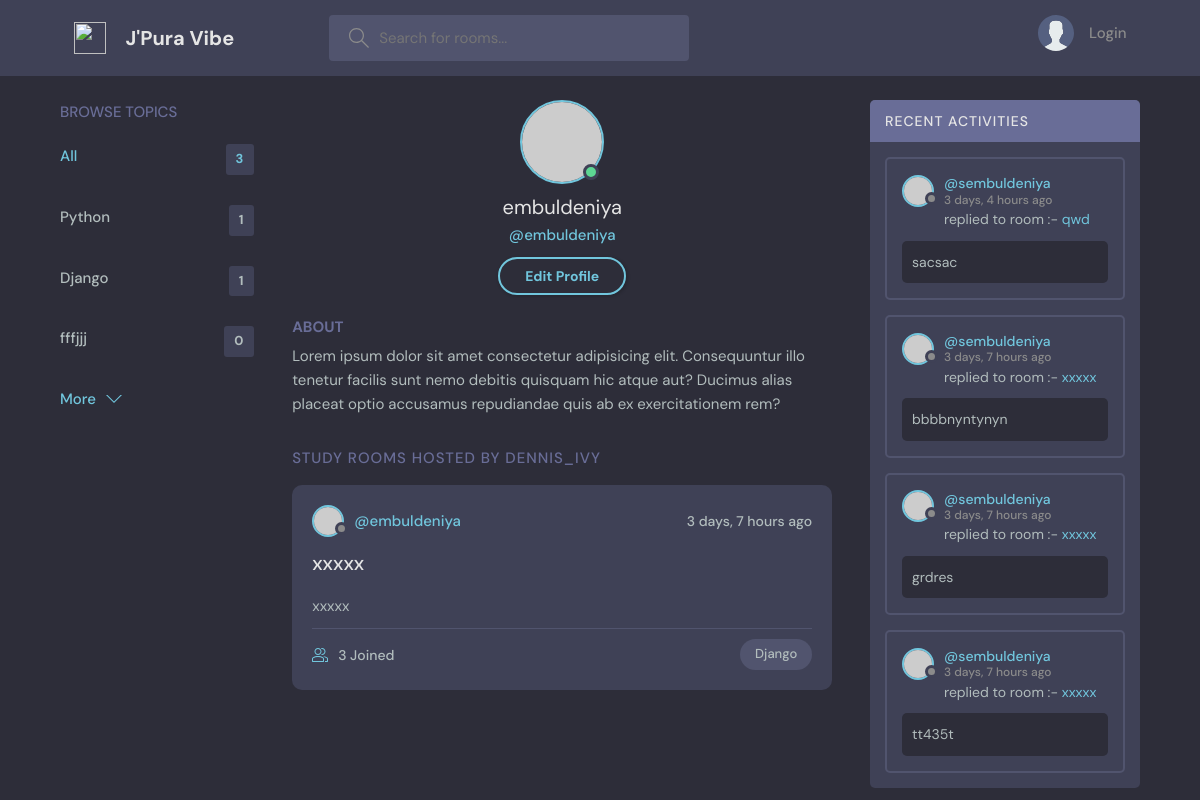
The page /profile/embuldeniya/ on the database its author committed.
### home/models.py (models this page shows, shortened)
class Topic(models.Model):
    name = models.CharField(max_length=200)

class Room(models.Model):
    host = models.ForeignKey(User, on_delete=models.CASCADE)
    topic = models.ForeignKey(Topic, on_delete=models.CASCADE)
    name = models.CharField(max_length=200)
    description = models.TextField(blank=True, null=True)
    participants = models.ManyToManyField(User, related_name='participants')
    updated = models.DateTimeField(auto_now=True)
    created = models.DateTimeField(auto_now_add=True)
    class Meta:
        ordering = ['-updated','-created']

class Message(models.Model):
    user = models.ForeignKey(User, on_delete=models.CASCADE)
    room = models.ForeignKey(Room, on_delete=models.CASCADE)
    body = models.TextField()
    updated = models.DateTimeField(auto_now=True)
    created = models.DateTimeField(auto_now_add=True)
    class Meta:
        ordering = ['-created']

### home/views.py (the view)
# urls.py: path('profile/<str:username>/', profile, name = 'profile'),
def profile(request, username):
    current_user = User.objects.get(username = username)
    rooms = current_user.room_set.all()
    activities = current_user.message_set.all()
    topics = Topic.objects.all()
    context = {'current_user':current_user, 'rooms':rooms, 'activities':activities, 'topics':topics}
    return render(request, 'home/profile.html', context)

### home/templates/home/profile.html
{% extends 'base.html' %}
{% block content %}
  <main class="profile-page layout layout--3">
    <div class="container">
        {% include 'home/c1-topic.html' %}
      <div class="roomList">
        <div class="profile">
          <div class="profile__avatar">
            <div class="avatar avatar--large active">
              <img src="https://randomuser.me/api/portraits/men/11.jpg" />
            </div>
          </div>
          <div class="profile__info">
            <h3>{{current_user.username}}</h3>
            <p>@{{current_user.username}}</p>
            <a href="{% url 'profile-update' current_user.username %}" class="btn btn--main btn--pill">Edit Profile</a>
          </div>
          <div class="profile__about">
            <h3>About</h3>
            <p>
              Lorem ipsum dolor sit amet consectetur adipisicing elit. Consequuntur illo tenetur
              facilis sunt nemo debitis quisquam hic atque aut? Ducimus alias placeat optio
              accusamus repudiandae quis ab ex exercitationem rem?
            </p>
          </div>
        </div>
        <div class="roomList__header">
          <div>
            <h2>Study Rooms Hosted by dennis_ivy</a>
            </h2>
          </div>
        </div>
        {% include 'home/c2-feed.html' %}
      </div>
      {% include 'home/c3-activity.html' %}
    </div>
  </main>
{% endblock content %}

### home/templates/home/c1-topic.html
        <div class="topics">
          <div class="topics__header">
            <h2>Browse Topics</h2>
          </div>
          <ul class="topics__list">
            <li>
              <a href="{% url 'home' %}" class="active">All <span>{{topics.count}}</span></a>
            </li>
            {% for topic in topics %}
                <li>
                    <a href="{% url 'home' %}?q={{topic.name}}">{{topic.name}} <span>{{topic.room_set.all.count}}</span></a>
                </li>
            {% endfor %}
          </ul>
          <a class="btn btn--link" href="topics.html">
            More
            <svg version="1.1" xmlns="http://www.w3.org/2000/svg" width="32" height="32" viewBox="0 0 32 32">
              <title>chevron-down</title>
              <path d="M16 21l-13-13h-3l16 16 16-16h-3l-13 13z"></path>
            </svg>
          </a>
        </div>

### home/templates/home/c2-feed.html (shortened to what this page needs)
        {% for room in rooms %}
          <div class="roomListRoom">
            <div class="roomListRoom__header">
              <a href="{% url 'profile' room.host.username %}" class="roomListRoom__author">
                <div class="avatar avatar--small">
                  <img src="https://randomuser.me/api/portraits/women/11.jpg" />
                </div>
                <span>@{{room.host.username}}</span>
              </a>
              <div class="roomListRoom__actions">
                <span>{{room.created|timesince}} ago</span>
              </div>
            </div>
            <div class="roomListRoom__content">
              <a href="{% url 'room' room.id %}">{{room.name}}</a>
              <p>
                {{room.description}}
              </p>
            </div>
            <div class="roomListRoom__meta">
              <a href="{% url 'room' room.id %}" class="roomListRoom__joined">
                {{room.participants.all.count}} Joined
              </a>
              <p class="roomListRoom__topic">{{room.topic.name}}</p>
            </div>
          </div>
        {% endfor %}

### home/templates/home/c3-activity.html (shortened to what this page needs)
        <div class="activities">
          <div class="activities__header">
            <h2>Recent Activities</h2>
          </div>
            {% for activity in activities %}
                <div class="activities__box">
                    <div class="activities__boxHeader roomListRoom__header">
                    <a href="{% url 'profile' activity.user.username %}" class="roomListRoom__author">
                        <div class="avatar avatar--small">
                        <img src="https://randomuser.me/api/portraits/women/11.jpg" />
                        </div>
                        <p>
                        @s{{activity.user.username}}
                        <span>{{activity.created|timesince}} ago</span>
                        </p>
                    </a>
                    </div>
                    <div class="activities__boxContent">
                    <p>replied to room :- <a href="{% url 'room' activity.room.pk %}">{{activity.room.name}}</a></p>
                    <div class="activities__boxRoomContent">
                        {{activity.body}}
                    </div>
                    </div>
                </div>
            {% endfor %}
        </div>

### rows shown on the page
Topic: name "Python", room_set.all.count "1"
Topic: name "Django", room_set.all.count "1"
Topic: name "fffjjj", room_set.all.count "0"
Room: host.username "embuldeniya", created "3 days, 7 hours", name "xxxxx", description "xxxxx", participants.all.count "3", topic.name "Django"
Message: user.username "embuldeniya", created "3 days, 4 hours", room.name "qwd", body "sacsac"
Message: user.username "embuldeniya", created "3 days, 7 hours", room.name "xxxxx", body "bbbbnyntynyn"
Message: user.username "embuldeniya", created "3 days, 7 hours", room.name "xxxxx", body "grdres"
Message: user.username "embuldeniya", created "3 days, 7 hours", room.name "xxxxx", body "tt435t"

### other values the page prints
{{ topics.count }} "3"
{{ current_user.username }} "embuldeniya"
